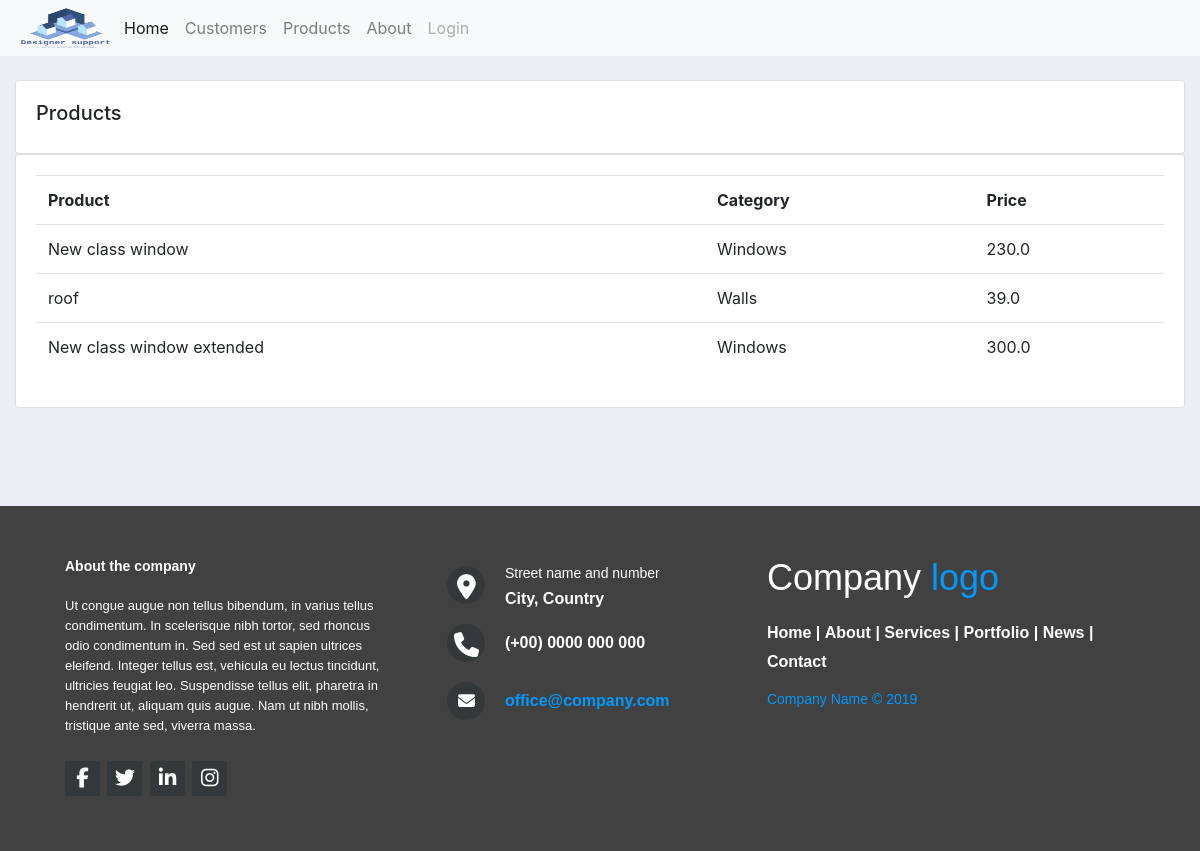
Screenshot of /products/ with the database file from the repository.
### accounts/models.py (models this page shows, shortened)
class Product(models.Model):
    CATEGORY = (
        ('CAT1', 'Windows'),
        ('CAT2', 'Doors'),
        ('CAT3', 'Walls'),
    )
    name = models.CharField(max_length=200)
    price = models.FloatField()
    category = models.CharField(max_length=20, null=True, choices=CATEGORY)
    description = models.TextField(max_length=4000, null=True)
    date_created = models.DateTimeField(auto_now_add=True)
    tags = models.ManyToManyField(Tag)
    def cat_value(self):
        for c in self.CATEGORY:
            if c[0] == self.category:
                return c[1]
        return None

### accounts/views.py (the view)
# urls.py: path('products/', views.products, name='products'),
def products(request):
    products = Product.objects.all()
    return render(request,'accounts/products.html', {'p_list':products})

### accounts/templates/accounts/products.html
{% extends "accounts/index.html" %}
{% block content %}
<br>
		<div class="row">
			<div class="col-md">
				<div class="card card-body">
					<h5>Products</h5>
				</div>
				<div class="card card-body">
					<table class="table">
						<tr>
							<th>Product</th>
							<th>Category</th>
							<th>Price</th>
                        </tr>
                    {% for p in p_list %}
                        <tr>
                            <td>{{p.name}}</td>
                            <td>{{ p.cat_value }}</td>
                            <td>{{p.price}}</td>
                        </tr>
                    {% endfor %}
					</table>
				</div>
			</div>
		</div>
{% endblock content %}

### static/css/main.css (style rules this page uses)
body { background-color: #ebeff5; }

### rows the page displays
Product: name "New class window", cat_value "Windows", price "230.0"
Product: name "roof", cat_value "Walls", price "39.0"
Product: name "New class window extended", cat_value "Windows", price "300.0"
